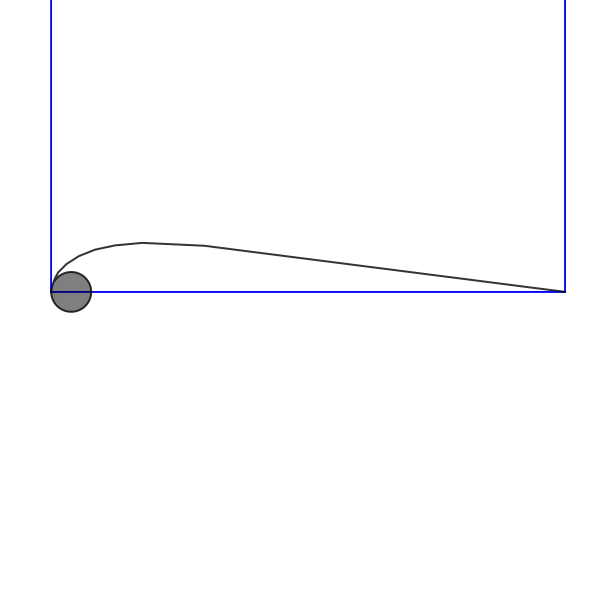

Recreate this plot in Python.
#!/usr/bin/env python3
# -*- coding: utf-8 -*-
"""
Created on Thu Aug 11 11:03:50 2022


@author: rschmehl
"""

import matplotlib.pyplot as plt
import numpy as np
import sys
from pathlib import Path
from itertools import product, combinations

# Set this with environment variable PYTHONPATH
lib_path = Path('/home/rschmehl/projects/vplot3d')
sys.path.append(str(lib_path))

import vplot3d as v3d
from vplot3d import Line, Vector, Point, Arc, ArcMeasure, Polygon, save_svg_tex

fig = plt.figure()
ax = fig.add_subplot(projection='3d', proj_type='ortho')
ax.set_axis_off()

# Initialize vector diagram
# See also https://matplotlib.org/stable/api/toolkits/mplot3d/view_angles.html
v3d.plot_zoom, v3d.plot_radius = v3d.init(width=600, height=600, \
                                          xmin=0,    xmax=1,     \
                                          ymin=-0.5, ymax=0.5,     \
                                          zmin=-0.5, zmax=0.5,   \
                                          zoom=1.5,              \
                                          elev=90,   azim=270    )

# draw cube https://itecnote.com/tecnote/python-plotting-a-3d-cube-a-sphere-and-a-vector-in-matplotlib/
r = [0, 1]
for s, e in combinations(np.array(list(product(r, r, r))), 2):
    if np.sum(np.abs(s-e)) == r[1]-r[0]:
        ax.plot3D(*zip(s, e), color="b")

# Polygon
p  = np.array([0, 0, 0])
ex = np.array([1, 0, 0])
ey = np.array([0, 1, 0])
ez = np.array([0, 0, 1])
voff = np.array([0, 0, 0])
pg = Polygon.rotated(p, file=lib_path / 'data' / 'kite_V3_airfoil.dat', e1=ex, e2=ey, voff=voff, facecolor='k', edgecolor='k', scale=1, linewidth=2, alpha=0.5, edgecoloralpha=0.8)

save_svg_tex('kite_V3_airfoil')
plt.close()
